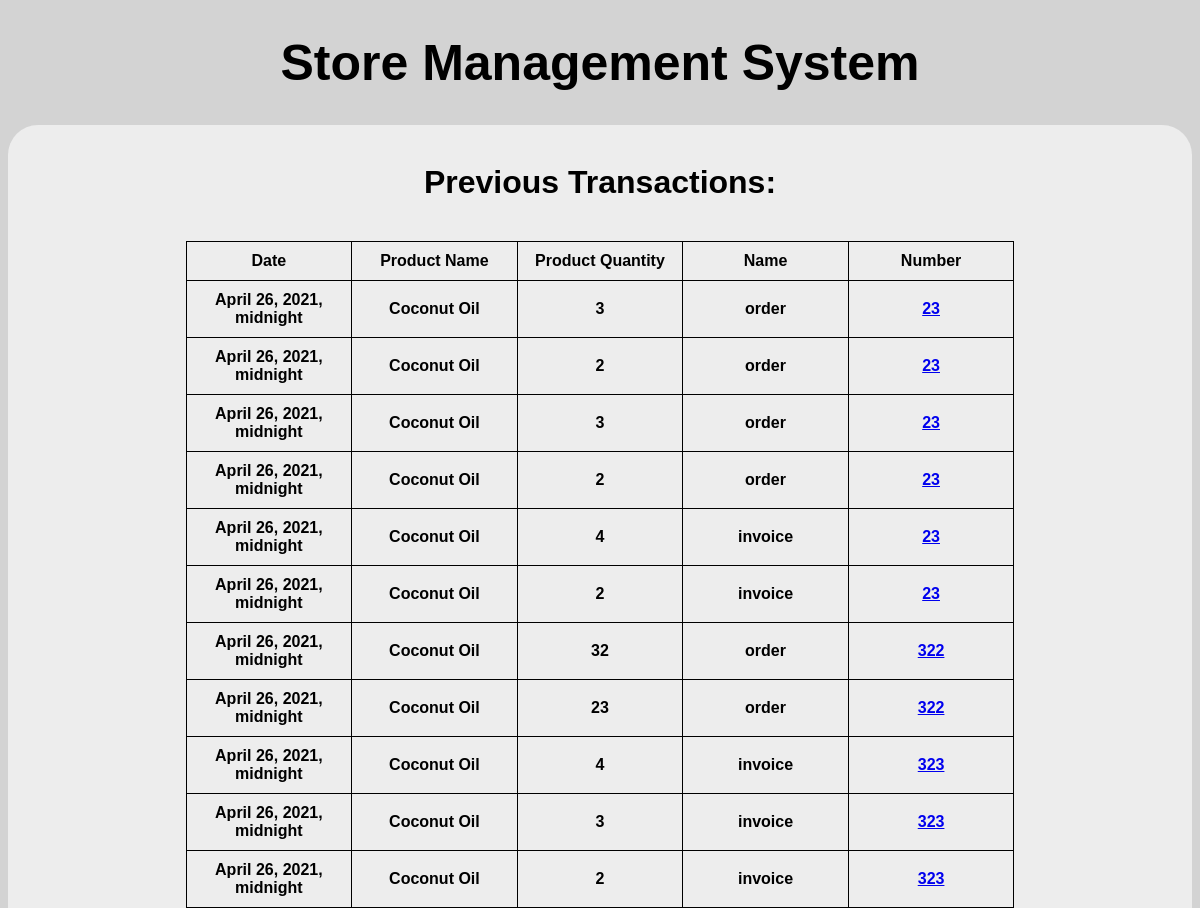
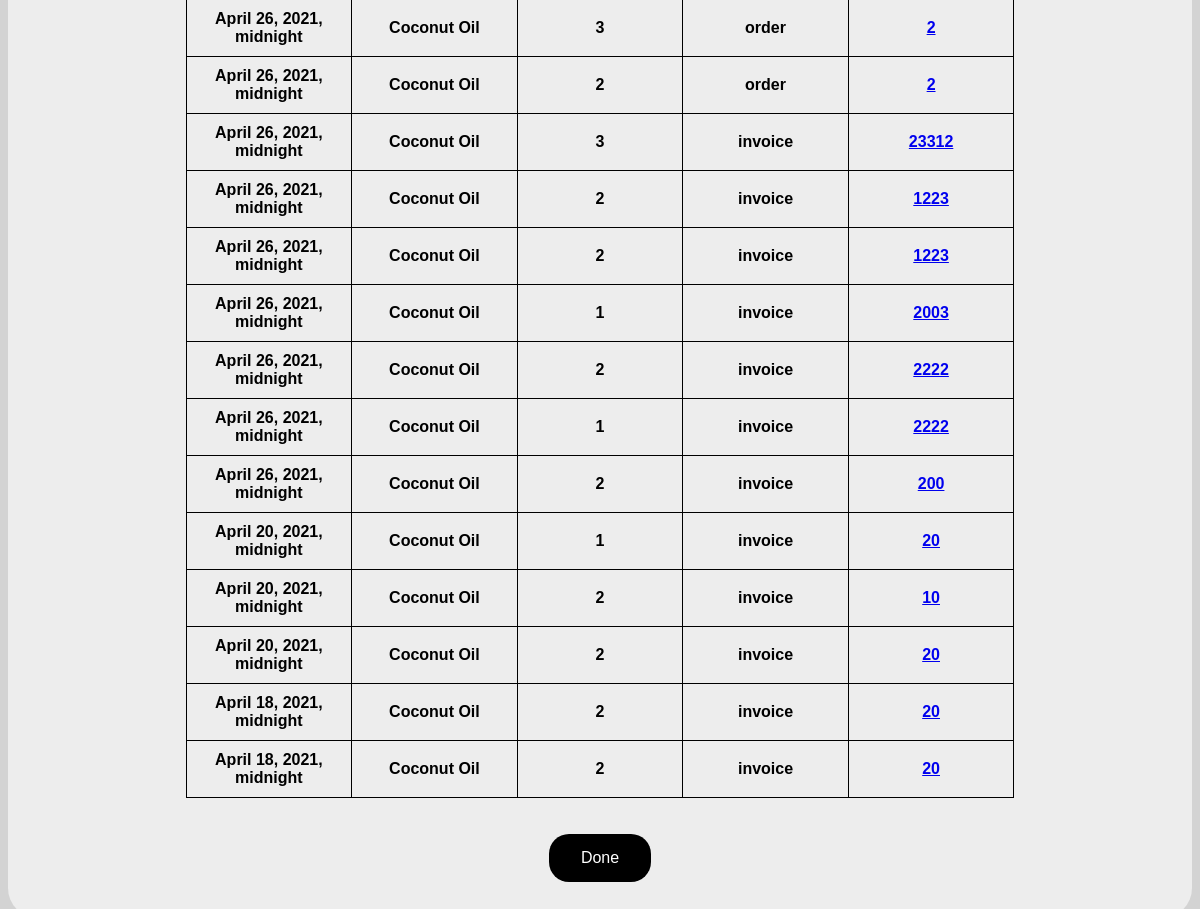
The app's page /product/Coconut Oil with its own data (2 pictures, top to bottom).
### storedb/models.py (models this page shows, shortened)
class Transactions(models.Model):
    date = models.DateTimeField()
    prod_name = models.CharField(max_length=30)
    prod_quant = models.IntegerField()
    name = models.CharField(max_length=20)
    number = models.IntegerField()

### storedb/views.py (the view)
# urls.py: path('product/<prod_name>', views.product_trans),
def product_trans(request, prod_name):
    prod_trans_list = Transactions.objects.order_by('-id').filter(prod_name=prod_name)
    return render(request, 'prod_trans_list.html', {'prod_trans_list': prod_trans_list})

### storedb/templates/prod_trans_list.html (shortened to what this page needs)
{% extends "base.html" %}
{% block content %}
<center>
    <h1>Previous Transactions:</h1><br>
<table>
       <tr>
           <td>Date</td>
           <td>Product Name</td>
           <td>Product Quantity</td>
           <td>Name</td>
           <td>Number</td>
       </tr>
{% for t in prod_trans_list %}
        <tr>
            <td>{{t.date}}</td>
            <td>{{t.prod_name}}</td>
            <td>{{t.prod_quant}}</td>
            <td>{{t.name}}</td>
            <td><a href="{{t.name}}/{{t.number}}">{{t.number}}</a></td>
        </tr>
{% endfor %}
</table><br><br>
<form action="cancel" method="post">
            <button type="submit">Done</button>
    </form>
<br><br>
{% endblock content %}

### storedb/templates/base.html (style rules this page uses)
html { background: #D3D3D3 ; font-family: Verdana, sans-serif; }
table, th, td { table-layout: fixed; border: 1px solid black; border-collapse: collapse; width: 70%; text-align: center; padding: 10px; }
button { background-color:black; border: medium; border-color: black; color: white; padding: 15px 32px; text-align: center; border-radius: 20px; font-size: 16px; }

### records on screen
Transactions: date "April 26, 2021, midnight", prod_name "Coconut Oil", prod_quant "3", name "order", number "23"
Transactions: date "April 26, 2021, midnight", prod_name "Coconut Oil", prod_quant "2", name "order", number "23"
Transactions: date "April 26, 2021, midnight", prod_name "Coconut Oil", prod_quant "3", name "order", number "23"
Transactions: date "April 26, 2021, midnight", prod_name "Coconut Oil", prod_quant "2", name "order", number "23"
Transactions: date "April 26, 2021, midnight", prod_name "Coconut Oil", prod_quant "4", name "invoice", number "23"
Transactions: date "April 26, 2021, midnight", prod_name "Coconut Oil", prod_quant "2", name "invoice", number "23"
Transactions: date "April 26, 2021, midnight", prod_name "Coconut Oil", prod_quant "32", name "order", number "322"
Transactions: date "April 26, 2021, midnight", prod_name "Coconut Oil", prod_quant "23", name "order", number "322"
Transactions: date "April 26, 2021, midnight", prod_name "Coconut Oil", prod_quant "4", name "invoice", number "323"
Transactions: date "April 26, 2021, midnight", prod_name "Coconut Oil", prod_quant "3", name "invoice", number "323"
Transactions: date "April 26, 2021, midnight", prod_name "Coconut Oil", prod_quant "2", name "invoice", number "323"
Transactions: date "April 26, 2021, midnight", prod_name "Coconut Oil", prod_quant "3", name "order", number "2"
Transactions: date "April 26, 2021, midnight", prod_name "Coconut Oil", prod_quant "2", name "order", number "2"
Transactions: date "April 26, 2021, midnight", prod_name "Coconut Oil", prod_quant "3", name "invoice", number "23312"
Transactions: date "April 26, 2021, midnight", prod_name "Coconut Oil", prod_quant "2", name "invoice", number "1223"
Transactions: date "April 26, 2021, midnight", prod_name "Coconut Oil", prod_quant "2", name "invoice", number "1223"
Transactions: date "April 26, 2021, midnight", prod_name "Coconut Oil", prod_quant "1", name "invoice", number "2003"
Transactions: date "April 26, 2021, midnight", prod_name "Coconut Oil", prod_quant "2", name "invoice", number "2222"
Transactions: date "April 26, 2021, midnight", prod_name "Coconut Oil", prod_quant "1", name "invoice", number "2222"
Transactions: date "April 26, 2021, midnight", prod_name "Coconut Oil", prod_quant "2", name "invoice", number "200"
Transactions: date "April 20, 2021, midnight", prod_name "Coconut Oil", prod_quant "1", name "invoice", number "20"
Transactions: date "April 20, 2021, midnight", prod_name "Coconut Oil", prod_quant "2", name "invoice", number "10"
Transactions: date "April 20, 2021, midnight", prod_name "Coconut Oil", prod_quant "2", name "invoice", number "20"
Transactions: date "April 18, 2021, midnight", prod_name "Coconut Oil", prod_quant "2", name "invoice", number "20"
Transactions: date "April 18, 2021, midnight", prod_name "Coconut Oil", prod_quant "2", name "invoice", number "20"
